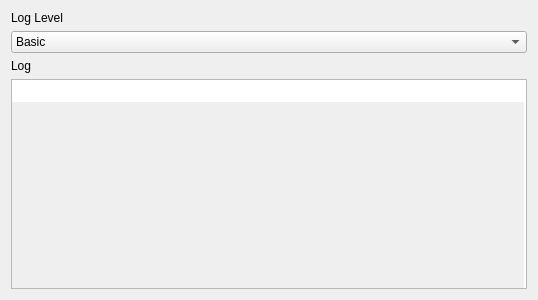
                 <widget class="QWidget" name="scrollAreaWidgetContents_2">
                  <property name="geometry">
                   <rect>
                    <x>0</x>
                    <y>0</y>
                    <width>538</width>
                    <height>300</height>
                   </rect>
                  </property>
                  <layout class="QVBoxLayout" name="verticalLayout_5">
                   <item>
                    <widget class="QLabel" name="label_loglevel">
                     <property name="text">
                      <string>Log Level</string>
                     </property>
                    </widget>
                   </item>
                   <item>
                    <widget class="QComboBox" name="cb_loglevel">
                     <property name="focusPolicy">
                      <enum>Qt::StrongFocus</enum>
                     </property>
                     <property name="currentIndex">
                      <number>0</number>
                     </property>
                     <property name="maxVisibleItems">
                      <number>2</number>
                     </property>
                     <item>
                      <property name="text">
                       <string>Basic</string>
                      </property>
                     </item>
                     <item>
                      <property name="text">
                       <string>Debug</string>
                      </property>
                     </item>
                    </widget>
                   </item>
                   <item>
                    <widget class="QLabel" name="label_log">
                     <property name="text">
                      <string>Log</string>
                     </property>
                    </widget>
                   </item>
                   <item>
                    <widget class="QPlainTextEdit" name="te_log">
                     <property name="minimumSize">
                      <size>
                       <width>0</width>
                       <height>150</height>
                      </size>
                     </property>
                     <property name="lineWidth">
                      <number>1</number>
                     </property>
                     <property name="readOnly">
                      <bool>true</bool>
                     </property>
                     <property name="backgroundVisible">
                      <bool>true</bool>
                     </property>
                    </widget>
                   </item>
                  </layout>
                 </widget>
